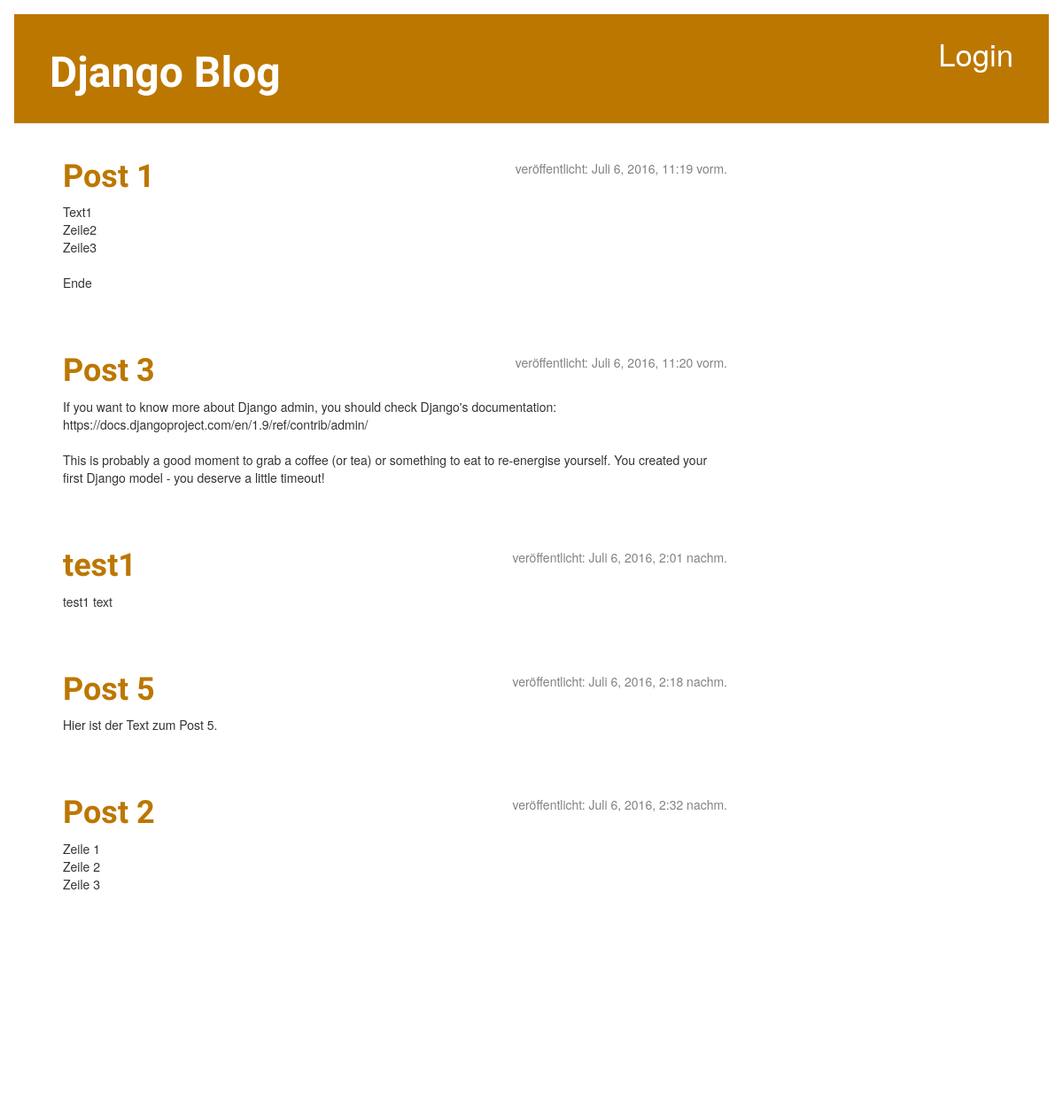
Before: / with the older database file.
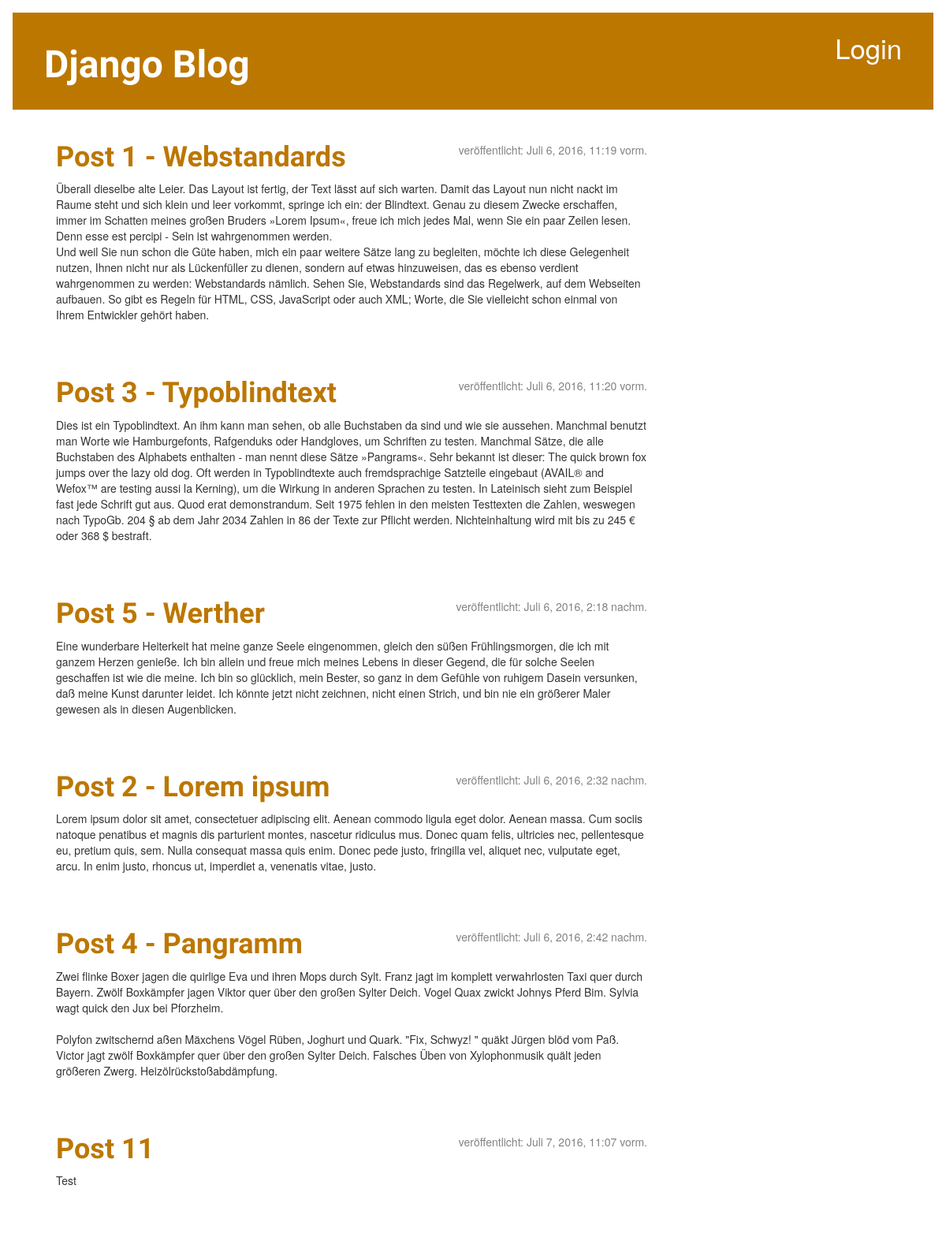
After: the same page with the newer database file.
### blog/models.py (models this page shows, shortened)
class Post(models.Model):
    author = models.ForeignKey('auth.User')
    title = models.CharField(max_length=200)
    text = models.TextField()
    created_date = models.DateTimeField(
            default=timezone.now)
    published_date = models.DateTimeField(
            blank=True, null=True)

### blog/views.py (the view)
# urls.py: url(r'^$', views.post_list, name='post_list'),
def post_list(request):
    posts = Post.objects.filter(published_date__lte=timezone.now()).order_by('published_date')
    return render(request, 'blog/post_list.html', {'posts': posts})

### blog/templates/blog/post_list.html
{% extends 'blog/base.html' %}
{% block content %}
    {% for post in posts %}
        <div class="post">
            <div class="date">
                veröffentlicht: {{ post.published_date }}
            </div>
            <h1><a href="{% url 'post_detail' pk=post.pk %}">{{ post.title }}</a></h1>
            <p>{{ post.text|linebreaksbr }}</p>
        </div>
    {% endfor %}
{% endblock %}

### blog/templates/blog/base.html (shortened to what this page needs)
{% load staticfiles %}
<html>
<head>
    <link rel="stylesheet" href="//maxcdn.bootstrapcdn.com/bootstrap/3.2.0/css/bootstrap.min.css">
    <link rel="stylesheet" href="//maxcdn.bootstrapcdn.com/bootstrap/3.2.0/css/bootstrap-theme.min.css">
    <link rel="stylesheet" href="{% static 'css/blog.css' %}">
</head>
<body>
    <div class="page-header">
        {% if user.is_authenticated %}
            <a href="{% url 'post_draft_list' %}" class="top-menu"><span class="glyphicon glyphicon-edit"></span></a>
            <a href="{% url 'post_new' %}" class="top-menu"><span class="glyphicon glyphicon-plus"></span></a>
            <p class="top-menu">Hello {{ user.username }} <small>(<a href="{% url 'logout' %}">Logout</a>)</small></p>
        {% else %}
            <a href="{% url 'login' %}" class="top-menu">Login</a>
        {% endif %}
        <h1><a href="{% url 'blog.views.post_list' %}">Django Blog</a></h1>
    </div>
    <div class="content container">
        <div class="row">
            <div class="col-md-8">
            {% block content %}
            {% endblock %}
            </div>
        </div>
    </div>
</body>
</html>

### blog/static/css/blog.css (style rules this page uses)
body { padding: 16px; }
.page-header { background-color: #BC7700; margin-top: 0; padding: 20px 20px 20px 40px; }
.page-header h1, .page-header h1 a, .page-header h1 a:visited, .page-header h1 a:active { color: #ffffff; font-size: 36pt; text-decoration: none; }
.content { margin-left: 40px; }
h1, h2, h3, h4 { font-family: 'Source Sans Pro', sans-serif; font-weight: 600; color: #BC7700; }
.date { color: #828282; float: right; }
.top-menu, .top-menu:hover, .top-menu:visited { color: #ffffff; float: right; font-size: 26pt; margin-right: 20px; }
.post { margin-bottom: 70px; }
.post h1 a, .post h1 a:visited { color: #BC7700; }

Changed rows visible on the page:
removed Post: published_date "Juli 6, 2016, 2:01 nachm.", title "test1", text "test1 text"
changed Post: title "Post 1" → "Post 1 - Webstandards"; text "Text1 Zeile2 Zeile3 Ende" → "Überall dieselbe alte Leier. Das Layout ist fertig, der Text lässt auf sich warten. Damit das Layout nun nicht nackt im Raume steht und sich klein und leer vorkommt, springe ich ein: der Blindtext. Genau zu diesem Zwecke erschaffen, immer im Schatten meines großen Bruders »Lorem Ipsum«, freue ich mich jedes Mal, wenn Sie ein paar Zeilen lesen. Denn esse est percipi - Sein ist wahrgenommen werden. Und weil Sie nun schon die Güte haben, mich ein paar weitere Sätze lang zu begleiten, möchte ich diese Gelegenheit nutzen, Ihnen nicht nur als Lückenfüller zu dienen, sondern auf etwas hinzuweisen, das es ebenso verdient wahrgenommen zu werden: Webstandards nämlich. Sehen Sie, Webstandards sind das…"
changed Post: title "Post 3" → "Post 3 - Typoblindtext"; text "If you want to know more about Django admin, you should check Django's documentation: https://docs.djangoproject.com/en/1.9/ref/contrib/admin/ This is probably a good moment to grab a coffee (or tea) or something to eat to re-energise yourself. You created your first Django model - you deserve a little timeout!" → "Dies ist ein Typoblindtext. An ihm kann man sehen, ob alle Buchstaben da sind und wie sie aussehen. Manchmal benutzt man Worte wie Hamburgefonts, Rafgenduks oder Handgloves, um Schriften zu testen. Manchmal Sätze, die alle Buchstaben des Alphabets enthalten - man nennt diese Sätze »Pangrams«. Sehr bekannt ist dieser: The quick brown fox jumps over the lazy old dog. Oft werden in Typoblindtexte auch fremdsprachige Satzteile eingebaut (AVAIL® and Wefox™ are testing aussi la Kerning), um die Wirkung in anderen Sprachen zu testen. In Lateinisch sieht zum Beispiel fast jede Schrift gut aus. Quod erat demonstrandum. Seit 1975 fehlen in den meisten Testtexten die Zahlen, weswegen nach TypoGb. 204…"
changed Post: title "Post 5" → "Post 5 - Werther"; text "Hier ist der Text zum Post 5." → "Eine wunderbare Heiterkeit hat meine ganze Seele eingenommen, gleich den süßen Frühlingsmorgen, die ich mit ganzem Herzen genieße. Ich bin allein und freue mich meines Lebens in dieser Gegend, die für solche Seelen geschaffen ist wie die meine. Ich bin so glücklich, mein Bester, so ganz in dem Gefühle von ruhigem Dasein versunken, daß meine Kunst darunter leidet. Ich könnte jetzt nicht zeichnen, nicht einen Strich, und bin nie ein größerer Maler gewesen als in diesen Augenblicken."
changed Post: title "Post 2" → "Post 2 - Lorem ipsum"; text "Zeile 1 Zeile 2 Zeile 3" → "Lorem ipsum dolor sit amet, consectetuer adipiscing elit. Aenean commodo ligula eget dolor. Aenean massa. Cum sociis natoque penatibus et magnis dis parturient montes, nascetur ridiculus mus. Donec quam felis, ultricies nec, pellentesque eu, pretium quis, sem. Nulla consequat massa quis enim. Donec pede justo, fringilla vel, aliquet nec, vulputate eget, arcu. In enim justo, rhoncus ut, imperdiet a, venenatis vitae, justo."
now on this page (row edited): Post: published_date "Juli 6, 2016, 2:42 nachm.", title "Post 4 - Pangramm", text "Zwei flinke Boxer jagen die quirlige Eva und ihren Mops durch Sylt. Franz jagt im komplett verwahrlosten Taxi quer durch Bayern. Zwölf Boxkämpfer jagen Viktor quer über den großen Sylter Deich. Vogel Quax zwickt Johnys Pferd Bim. Sylvia wagt quick den Jux bei Pforzheim. Polyfon zwitschernd aßen Mäxchens Vögel Rüben, Joghurt und Quark. \"Fix, Schwyz! \" quäkt Jürgen blöd vom Paß. Victor jagt zwölf Boxkämpfer quer über den großen Sylter Deich. Falsches Üben von Xylophonmusik quält jeden größeren Zwerg. Heizölrückstoßabdämpfung."
added Post: published_date "Juli 7, 2016, 11:07 vorm.", title "Post 11", text "Test"
